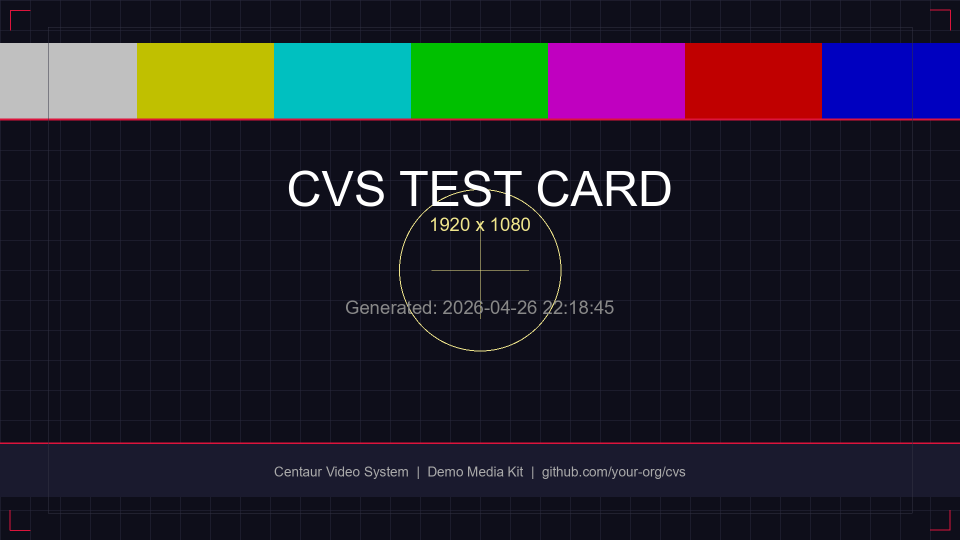
#> input picture demo/assets/test_card_1080p.png, 1920 x 1080 px (shown at 1/2 size); its folder holds 2 pictures in this run
$ python run_demo.py
#> lines starting #> are read from the running program, lines starting #| are printed output that depends on the picture
"""
CVS Demo — Centaur Video System showcase

Produces a 15-second branded video with:
  - Ken Burns animated title card
  - Synthesized A-minor ambient pad + music-box chimes
  - Text overlays with brand colors
  - Crossfade transitions between scenes
  - Cottagecore color grading
  - Film grain + vignette

No API keys needed. No ComfyUI needed. Runs standalone.

Usage:
    python demo/run_demo.py
"""

import math
import os
import subprocess
import sys
import tempfile
import wave
from pathlib import Path

import numpy as np
from PIL import Image, ImageDraw, ImageFilter, ImageFont

# ── Config ──────────────────────────────────────────────────────────────────

ROOT = Path(__file__).resolve().parent.parent
DEMO_DIR = ROOT / "demo"
OUTPUT = DEMO_DIR / "output"

WIDTH, HEIGHT = 1080, 1920   # Vertical TikTok
FPS = 30
DURATION = 15.0              # seconds
TOTAL_FRAMES = int(FPS * DURATION)
SR = 44100

# Brand colors from demo brand kit
PRIMARY = "#DC143C"          # Crimson
SECONDARY = "#1a1a2e"        # Dark navy
ACCENT = "#f0e68c"           # Khaki gold

# Narration lines (timed)
NARRATION = [
    (1.0, "The Centaur Video System"),
    (4.5, "Human-directed."),
    (6.5, "AI-executed."),
    (9.0, "The graph is the boundary."),
    (12.0, "Design once. Render everywhere."),
]

# Fonts (Windows defaults, with fallback)
def load_font(size, bold=False):
    candidates = [
        "C:/Windows/Fonts/arialbd.ttf" if bold else "C:/Windows/Fonts/arial.ttf",
        "C:/Windows/Fonts/impact.ttf",
        "/usr/share/fonts/truetype/dejavu/DejaVuSans-Bold.ttf",
        "/usr/share/fonts/truetype/dejavu/DejaVuSans.ttf",
    ]
    for path in candidates:
        try:
            return ImageFont.truetype(path, size)
        except (OSError, IOError):
            continue
    return ImageFont.load_default()


# ── Audio Synthesis ─────────────────────────────────────────────────────────

A2, C3, E3, A3 = 110.0, 130.81, 164.81, 220.0
A4, C5, E5 = 440.0, 523.25, 659.25
A5, C6, E6 = 880.0, 1046.50, 1318.51


# [73 lines left out: functions generate_soundtrack, write_wav, not called in this run]


# ── Visual Pipeline ─────────────────────────────────────────────────────────

def hex_to_rgb(h):
    return tuple(int(h.lstrip('#')[i:i+2], 16) for i in (0, 2, 4))


# [24 lines left out: functions cottagecore_grade, soft_bloom, not called in this run]


def film_grain(img, intensity=0.03):
    """Add subtle film grain."""
    arr = np.array(img, dtype=np.float32) / 255.0
    noise = np.random.normal(0, intensity, arr.shape).astype(np.float32)
    arr = np.clip(arr + noise, 0, 1)
    return Image.fromarray((arr * 255).astype(np.uint8))


def vignette(img, strength=0.4):
    """Cream-tinted radial vignette."""
    w, h = img.size
    arr = np.array(img, dtype=np.float32) / 255.0
    cy, cx = h / 2, w / 2
    Y, X = np.ogrid[:h, :w]
    dist = np.sqrt((X - cx)**2 + (Y - cy)**2) / math.sqrt(cx**2 + cy**2)
    mask = 1.0 - np.clip(dist * strength, 0, 0.6)
    # Cream tint in vignette region
    tint = 1.0 - mask
    arr[:,:,0] = arr[:,:,0] * mask + 0.95 * tint  # warm
    arr[:,:,1] = arr[:,:,1] * mask + 0.90 * tint
    arr[:,:,2] = arr[:,:,2] * mask + 0.82 * tint
    return Image.fromarray((np.clip(arr, 0, 1) * 255).astype(np.uint8))


# [22 lines left out: function ken_burns, not called in this run]


def make_scene_title(frame_idx, total_scene_frames):
    """Scene 1: Animated title card with brand colors."""
    bg = hex_to_rgb(SECONDARY)
    accent = hex_to_rgb(ACCENT)
    primary = hex_to_rgb(PRIMARY)

    img = Image.new('RGB', (WIDTH, HEIGHT), bg)
    draw = ImageDraw.Draw(img)

    progress = frame_idx / max(total_scene_frames - 1, 1)

    # Animated accent line (grows from center)
    line_y = HEIGHT // 2 - 120
    line_width = int(WIDTH * 0.6 * min(progress * 3, 1.0))
    line_x = (WIDTH - line_width) // 2
    if line_width > 0:
        draw.rectangle([line_x, line_y, line_x + line_width, line_y + 3], fill=primary)

    # Title text (fades in)
    alpha = min(progress * 2.5, 1.0)
    if alpha > 0.1:
        font_large = load_font(72, bold=True)
        font_small = load_font(36)
        font_tag = load_font(28)

        title = "CENTAUR"
        subtitle = "VIDEO SYSTEM"
        tagline = "human-directed  //  AI-executed"

        # Title
        bbox = draw.textbbox((0, 0), title, font=font_large)
        tw = bbox[2] - bbox[0]
        tx = (WIDTH - tw) // 2
        ty = HEIGHT // 2 - 80
        color_t = tuple(int(c * alpha) for c in (255, 255, 255))
        draw.text((tx, ty), title, fill=color_t, font=font_large)

        # Subtitle
        bbox2 = draw.textbbox((0, 0), subtitle, font=font_small)
        tw2 = bbox2[2] - bbox2[0]
        tx2 = (WIDTH - tw2) // 2
        color_a = tuple(int(c * alpha) for c in accent)
        draw.text((tx2, ty + 90), subtitle, fill=color_a, font=font_small)

        # Tagline (delayed fade)
        tag_alpha = max(0, min((progress - 0.4) * 2.5, 1.0))
        if tag_alpha > 0:
            bbox3 = draw.textbbox((0, 0), tagline, font=font_tag)
            tw3 = bbox3[2] - bbox3[0]
            color_tag = tuple(int(c * tag_alpha) for c in (180, 180, 180))
            draw.text(((WIDTH - tw3) // 2, ty + 150), tagline, fill=color_tag, font=font_tag)

    # Bottom accent line
    line2_width = int(WIDTH * 0.6 * min(progress * 3, 1.0))
    line2_x = (WIDTH - line2_width) // 2
    line2_y = HEIGHT // 2 + 120
    if line2_width > 0:
        draw.rectangle([line2_x, line2_y, line2_x + line2_width, line2_y + 3], fill=primary)

    return img


# [87 lines left out: functions make_scene_showcase, make_scene_principles, not called in this run]


def add_narration_overlay(img, frame_idx):
    """Add narration text overlay based on timing."""
    current_time = frame_idx / FPS

    # Find active narration line
    active_text = None
    for i, (start, text) in enumerate(NARRATION):
        end = NARRATION[i + 1][0] - 0.3 if i + 1 < len(NARRATION) else start + 2.5
        if start <= current_time < end:
            # Fade in/out
            fade_in = min((current_time - start) * 4, 1.0)
            fade_out = min((end - current_time) * 4, 1.0)
            alpha = min(fade_in, fade_out)
            active_text = (text, alpha)
            break

    if not active_text:
        return img

    text, alpha = active_text
    draw = ImageDraw.Draw(img)
    font = load_font(38, bold=True)

    # Text position (safe zone: above bottom 480px)
    bbox = draw.textbbox((0, 0), text, font=font)
    tw = bbox[2] - bbox[0]
    th = bbox[3] - bbox[1]
    tx = (WIDTH - tw) // 2
    ty = HEIGHT - 560

    # Semi-transparent background pill
    pad = 16
    pill_alpha = int(160 * alpha)
    overlay = Image.new('RGBA', img.size, (0, 0, 0, 0))
    overlay_draw = ImageDraw.Draw(overlay)
    overlay_draw.rounded_rectangle(
        [tx - pad, ty - pad, tx + tw + pad, ty + th + pad],
        radius=12,
        fill=(26, 26, 46, pill_alpha)
    )

    # Text with alpha
    text_color = tuple(int(c * alpha) for c in hex_to_rgb(ACCENT))
    overlay_draw.text((tx, ty), text, fill=text_color + (int(255 * alpha),), font=font)

    img = img.convert('RGBA')
    img = Image.alpha_composite(img, overlay)
    return img.convert('RGB')


# ── Main Pipeline ───────────────────────────────────────────────────────────

def main():
    print("=" * 60)
    print("  CVS Demo — Centaur Video System Showcase")
    print("=" * 60)

    OUTPUT.mkdir(exist_ok=True)

    # Load test card for scene 2
    test_card_path = DEMO_DIR / "assets" / "test_card_1080p.png"
    if not test_card_path.exists():
        print("  Generating test cards...")
        subprocess.run([sys.executable, str(DEMO_DIR / "assets" / "test_card.py")],
                      check=True, capture_output=True)
    test_card = Image.open(test_card_path)
#> test_card is the input picture: PIL image 1920x1080 RGB; mean R, G, B 33.5, 32.1, 43.3

    # ── Generate frames ──
    print(f"\n  Rendering {TOTAL_FRAMES} frames at {WIDTH}x{HEIGHT}...")

    # Scene breakdown: title (5s) + showcase (5s) + principles (5s)
    scene_frames = [int(5 * FPS), int(5 * FPS), int(5 * FPS)]
    frame_dir = OUTPUT / "frames"
    frame_dir.mkdir(exist_ok=True)

    frame_idx_global = 0
    for scene_num, num_frames in enumerate(scene_frames):
        for local_idx in range(num_frames):
            if scene_num == 0:
                img = make_scene_title(local_idx, num_frames)
#> in make_scene_title, `img = Image.new('RGB', (WIDTH, HEIGHT), bg)`:
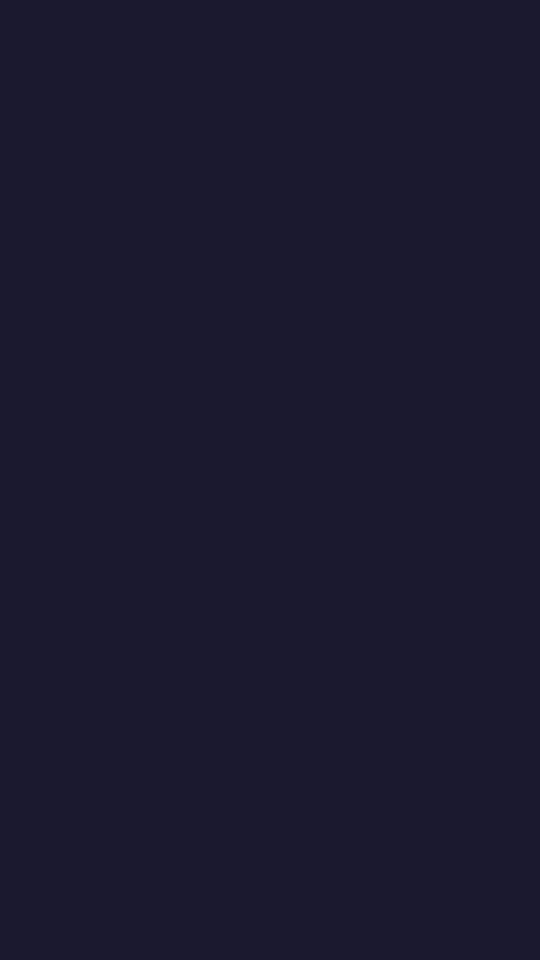
#> img: PIL image 1080x1920 RGB (shown at 1/2 size); mean R, G, B 26, 26, 46
            elif scene_num == 1:
                img = make_scene_showcase(local_idx, num_frames, test_card)
            else:
                img = make_scene_principles(local_idx, num_frames)

            # Crossfade between scenes (15 frames overlap)
            overlap = 15
            if scene_num > 0 and local_idx < overlap:
                # Get last frame of previous scene
                prev_path = frame_dir / f"frame_{frame_idx_global - 1:05d}.png"
                if prev_path.exists():
                    prev = Image.open(prev_path)
                    blend = local_idx / overlap
                    img = Image.blend(prev, img, blend)

            # Apply global effects
            img = film_grain(img, 0.02)
#> in film_grain, `arr = np.array(img, dtype=np.float32) / 255.0`:
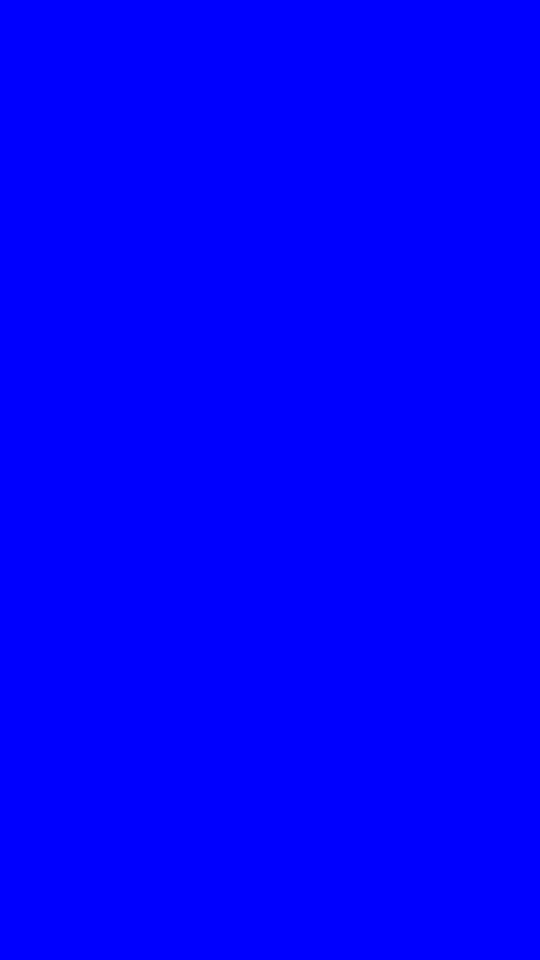
#> arr: shape (1920, 1080, 3) float32 (shown at 1/2 size); mean R, G, B 0.105, 0.105, 0.185; drawn with min black and max white
#> in film_grain, `arr = np.clip(arr + noise, 0, 1)`:
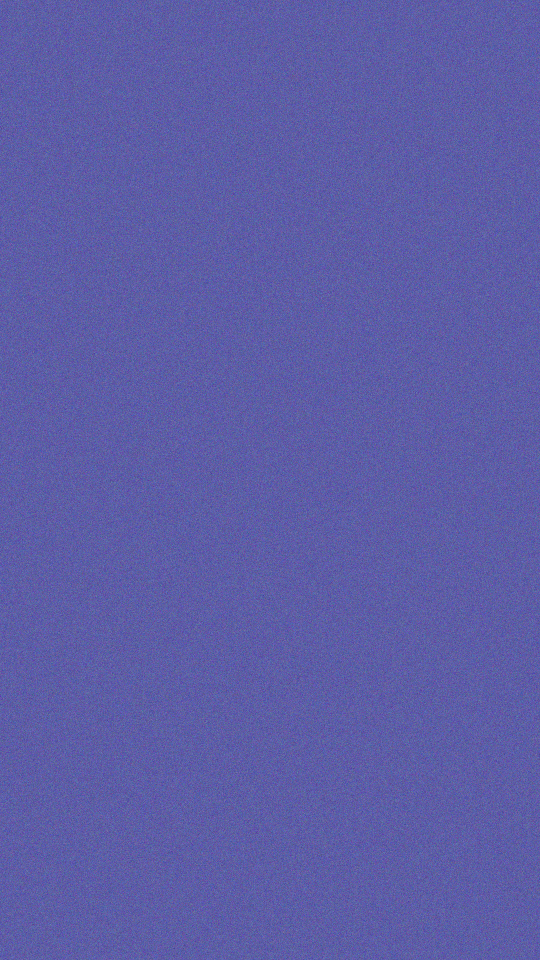
#> arr: shape (1920, 1080, 3) float32 (shown at 1/2 size); mean R, G, B 0.102, 0.102, 0.18; drawn with min black and max white
            img = vignette(img, 0.35)
#> in vignette, `arr[:,:,0] = arr[:,:,0] * mask + 0.95 * tint`:
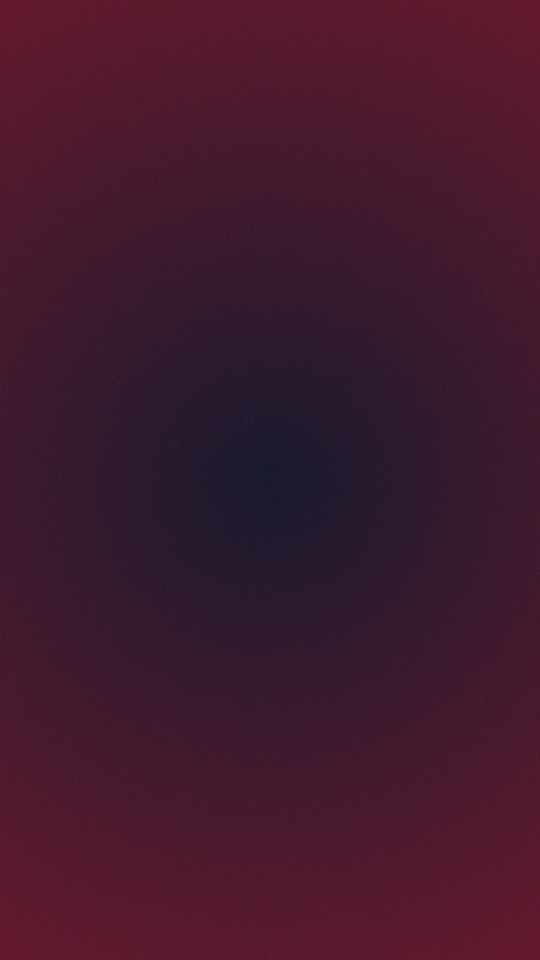
#> arr: shape (1920, 1080, 3) float32 (shown at 1/2 size); mean R, G, B 0.259, 0.101, 0.179
#> in vignette, `arr[:,:,1] = arr[:,:,1] * mask + 0.90 * tint`:
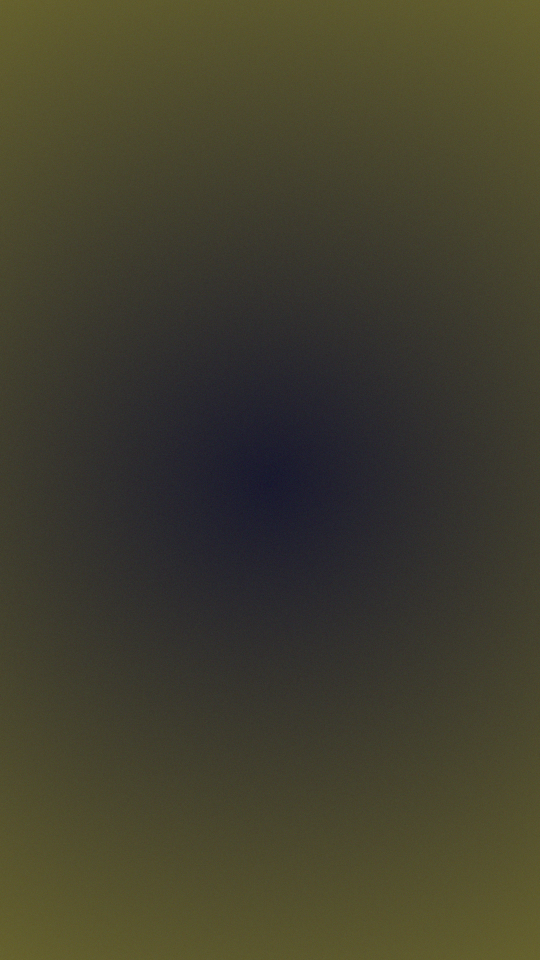
#> arr: shape (1920, 1080, 3) float32 (shown at 1/2 size); mean R, G, B 0.259, 0.249, 0.179
#> in vignette, `arr[:,:,2] = arr[:,:,2] * mask + 0.82 * tint`:
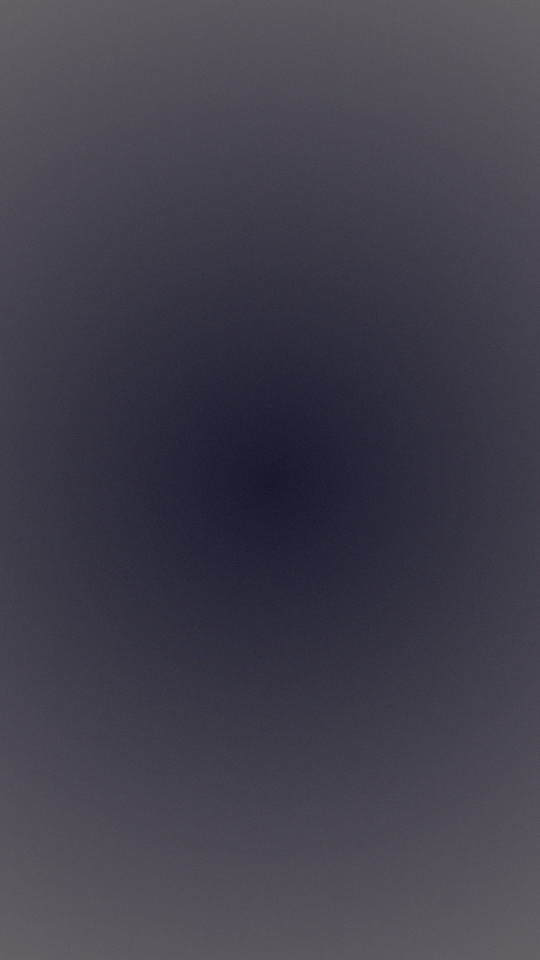
#> arr: shape (1920, 1080, 3) float32 (shown at 1/2 size); mean R, G, B 0.259, 0.249, 0.298
            img = add_narration_overlay(img, frame_idx_global)

            # Save frame
#> (the run stopped early here; a loop or call above may not have finished)
